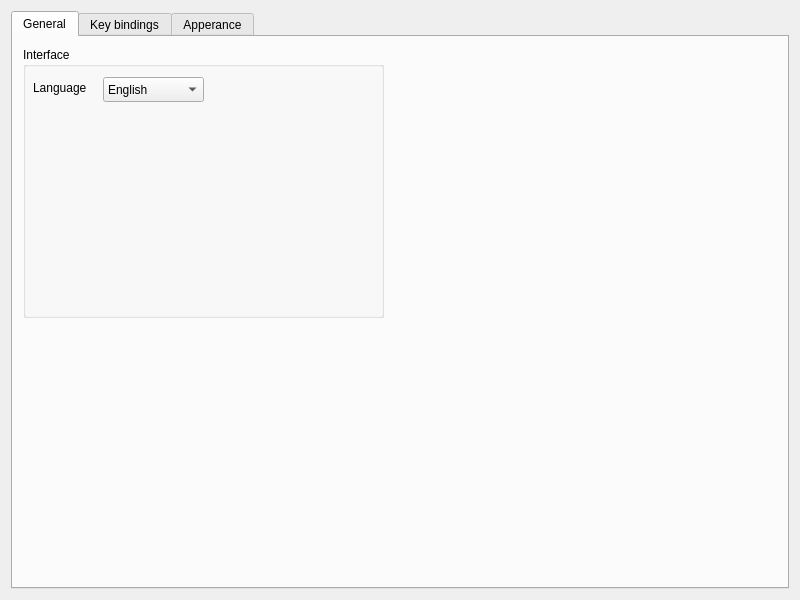
<?xml version="1.0" encoding="UTF-8"?>
<ui version="4.0">
 <class>Preferences</class>
 <widget class="QWidget" name="Preferences">
  <property name="geometry">
   <rect>
    <x>0</x>
    <y>0</y>
    <width>800</width>
    <height>600</height>
   </rect>
  </property>
  <property name="windowTitle">
   <string>Preferences</string>
  </property>
  <layout class="QGridLayout" name="gridLayout">
   <item row="0" column="0">
    <widget class="QTabWidget" name="tabWidget">
     <property name="layoutDirection">
      <enum>Qt::LeftToRight</enum>
     </property>
     <property name="currentIndex">
      <number>0</number>
     </property>
     <widget class="QWidget" name="tab">
      <attribute name="title">
       <string>General</string>
      </attribute>
      <widget class="QGroupBox" name="groupBox_3">
       <property name="geometry">
        <rect>
         <x>10</x>
         <y>10</y>
         <width>361</width>
         <height>271</height>
        </rect>
       </property>
       <property name="title">
        <string>Interface</string>
       </property>
       <widget class="QLabel" name="label_12">
        <property name="geometry">
         <rect>
          <x>10</x>
          <y>30</y>
          <width>71</width>
          <height>21</height>
         </rect>
        </property>
        <property name="text">
         <string>Language</string>
        </property>
       </widget>
       <widget class="QComboBox" name="languageCombo">
        <property name="geometry">
         <rect>
          <x>80</x>
          <y>30</y>
          <width>101</width>
          <height>25</height>
         </rect>
        </property>
        <item>
         <property name="text">
          <string>English</string>
         </property>
        </item>
        <item>
         <property name="text">
          <string>Русский</string>
         </property>
        </item>
       </widget>
      </widget>
     </widget>
     <widget class="QWidget" name="tab_2">
      <attribute name="title">
       <string>Key bindings</string>
      </attribute>
      <widget class="QWidget" name="layoutWidget">
       <property name="geometry">
        <rect>
         <x>10</x>
         <y>10</y>
         <width>761</width>
         <height>531</height>
        </rect>
       </property>
       <layout class="QHBoxLayout" name="horizontalLayout">
        <item>
         <widget class="QGroupBox" name="groupBox">
          <property name="title">
           <string>Main menu hotkeys</string>
          </property>
          <widget class="QKeySequenceEdit" name="seqOpenFile">
           <property name="geometry">
            <rect>
             <x>120</x>
             <y>60</y>
             <width>71</width>
             <height>25</height>
            </rect>
           </property>
          </widget>
          <widget class="QKeySequenceEdit" name="seqSaveFile">
           <property name="geometry">
            <rect>
             <x>120</x>
             <y>90</y>
             <width>71</width>
             <height>25</height>
            </rect>
           </property>
          </widget>
          <widget class="QKeySequenceEdit" name="seqSaveAs">
           <property name="geometry">
            <rect>
             <x>120</x>
             <y>120</y>
             <width>71</width>
             <height>25</height>
            </rect>
           </property>
          </widget>
          <widget class="QKeySequenceEdit" name="seqAnalyze">
           <property name="geometry">
            <rect>
             <x>120</x>
             <y>150</y>
             <width>71</width>
             <height>25</height>
            </rect>
           </property>
          </widget>
          <widget class="QLabel" name="label_6">
           <property name="geometry">
            <rect>
             <x>20</x>
             <y>150</y>
             <width>101</width>
             <height>17</height>
            </rect>
           </property>
           <property name="text">
            <string>Analyze file</string>
           </property>
          </widget>
          <widget class="QLabel" name="label_4">
           <property name="geometry">
            <rect>
             <x>20</x>
             <y>120</y>
             <width>101</width>
             <height>17</height>
            </rect>
           </property>
           <property name="text">
            <string>Save file as...</string>
           </property>
          </widget>
          <widget class="QLabel" name="label_3">
           <property name="geometry">
            <rect>
             <x>20</x>
             <y>90</y>
             <width>101</width>
             <height>21</height>
            </rect>
           </property>
           <property name="text">
            <string>Save file</string>
           </property>
          </widget>
          <widget class="QLabel" name="label_2">
           <property name="geometry">
            <rect>
             <x>20</x>
             <y>60</y>
             <width>101</width>
             <height>21</height>
            </rect>
           </property>
           <property name="text">
            <string>Open file</string>
           </property>
          </widget>
          <widget class="QLabel" name="label">
           <property name="geometry">
            <rect>
             <x>20</x>
             <y>30</y>
             <width>101</width>
             <height>21</height>
            </rect>
           </property>
           <property name="text">
            <string>New file</string>
           </property>
          </widget>
          <widget class="QKeySequenceEdit" name="seqExit">
           <property name="geometry">
            <rect>
             <x>120</x>
             <y>180</y>
             <width>71</width>
             <height>25</height>
            </rect>
           </property>
          </widget>
          <widget class="QKeySequenceEdit" name="seqUndo">
           <property name="geometry">
            <rect>
             <x>120</x>
             <y>210</y>
             <width>71</width>
             <height>25</height>
            </rect>
           </property>
          </widget>
          <widget class="QKeySequenceEdit" name="seqRedo">
           <property name="geometry">
            <rect>
             <x>120</x>
             <y>240</y>
             <width>71</width>
             <height>25</height>
            </rect>
           </property>
          </widget>
          <widget class="QKeySequenceEdit" name="seqFind">
           <property name="geometry">
            <rect>
             <x>120</x>
             <y>270</y>
             <width>71</width>
             <height>25</height>
            </rect>
           </property>
          </widget>
          <widget class="QKeySequenceEdit" name="seqReplace">
           <property name="geometry">
            <rect>
             <x>120</x>
             <y>300</y>
             <width>71</width>
             <height>25</height>
            </rect>
           </property>
          </widget>
          <widget class="QKeySequenceEdit" name="seqOffset">
           <property name="geometry">
            <rect>
             <x>120</x>
             <y>330</y>
             <width>71</width>
             <height>25</height>
            </rect>
           </property>
          </widget>
          <widget class="QKeySequenceEdit" name="keySequenceEdit_10">
           <property name="geometry">
            <rect>
             <x>120</x>
             <y>360</y>
             <width>71</width>
             <height>25</height>
            </rect>
           </property>
          </widget>
          <widget class="QLabel" name="label_7">
           <property name="geometry">
            <rect>
             <x>20</x>
             <y>180</y>
             <width>101</width>
             <height>17</height>
            </rect>
           </property>
           <property name="text">
            <string>Exit</string>
           </property>
          </widget>
          <widget class="QLabel" name="label_8">
           <property name="geometry">
            <rect>
             <x>20</x>
             <y>210</y>
             <width>101</width>
             <height>21</height>
            </rect>
           </property>
           <property name="text">
            <string>Undo</string>
           </property>
          </widget>
          <widget class="QLabel" name="label_9">
           <property name="geometry">
            <rect>
             <x>20</x>
             <y>240</y>
             <width>101</width>
             <height>21</height>
            </rect>
           </property>
           <property name="text">
            <string>Redo</string>
           </property>
          </widget>
          <widget class="QLabel" name="label_10">
           <property name="geometry">
            <rect>
             <x>20</x>
             <y>270</y>
             <width>101</width>
             <height>21</height>
            </rect>
           </property>
           <property name="text">
            <string>Find</string>
           </property>
          </widget>
          <widget class="QLabel" name="label_5">
           <property name="geometry">
            <rect>
             <x>20</x>
             <y>300</y>
             <width>101</width>
             <height>21</height>
            </rect>
           </property>
           <property name="text">
            <string>Replace</string>
           </property>
          </widget>
          <widget class="QLabel" name="label_11">
           <property name="geometry">
            <rect>
             <x>20</x>
             <y>330</y>
             <width>101</width>
             <height>21</height>
            </rect>
           </property>
           <property name="text">
            <string>Go to offset</string>
           </property>
          </widget>
          <widget class="QKeySequenceEdit" name="seqNewFile">
           <property name="geometry">
            <rect>
             <x>120</x>
             <y>30</y>
             <width>71</width>
             <height>25</height>
            </rect>
           </property>
          </widget>
         </widget>
        </item>
        <item>
         <widget class="QGroupBox" name="groupBox_2">
          <property name="title">
           <string>Navigation and editing</string>
          </property>
          <property name="flat">
           <bool>false</bool>
          </property>
          <property name="checkable">
           <bool>false</bool>
          </property>
         </widget>
        </item>
       </layout>
      </widget>
     </widget>
     <widget class="QWidget" name="tab_5">
      <attribute name="title">
       <string>Apperance</string>
      </attribute>
     </widget>
    </widget>
   </item>
  </layout>
 </widget>
 <resources/>
 <connections/>
</ui>
